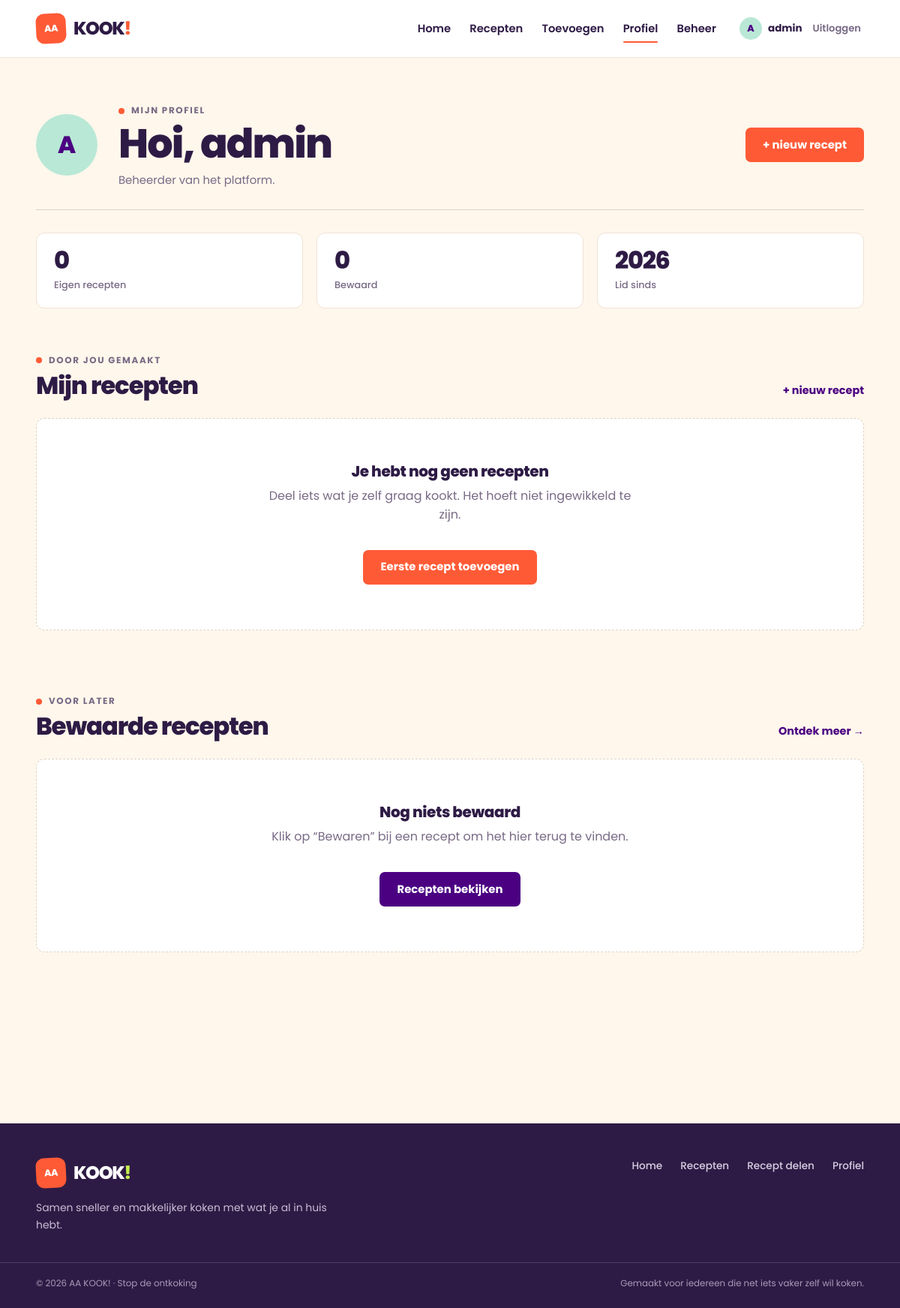
/profiel.php (signed in), run on the app's committed database.
### tables this page shows
CREATE TABLE users (
    id              INT UNSIGNED NOT NULL AUTO_INCREMENT,
    username        VARCHAR(50)  NOT NULL,
    email           VARCHAR(255) NOT NULL,
    password_hash   VARCHAR(255) NOT NULL,
    profile_picture VARCHAR(255) NULL,
    bio             TEXT         NULL,
    role            ENUM('user','admin')      NOT NULL DEFAULT 'user',
    status          ENUM('active','blocked')  NOT NULL DEFAULT 'active',
    created_at      DATETIME NOT NULL DEFAULT CURRENT_TIMESTAMP,
    updated_at      DATETIME NOT NULL DEFAULT CURRENT_TIMESTAMP ON UPDATE CURRENT_TIMESTAMP,
    PRIMARY KEY (id),
    UNIQUE KEY uq_users_username (username),
    UNIQUE KEY uq_users_email (email)
);

### includes/functions.php (called while the page is built, shortened)
<?php
function e($tekst): string
{
    return htmlspecialchars((string) ($tekst ?? ''), ENT_QUOTES, 'UTF-8');
}
function url(string $pad = ''): string
{
    return BASE_URL . ltrim($pad, '/');
}

### includes/auth.php (called while the page is built, shortened)
<?php
require_once __DIR__ . '/functions.php';
function isLoggedIn(): bool
{
    return isset($_SESSION['user_id']);
}
function currentUsername(): string
{
    return $_SESSION['username'] ?? '';
}
function isAdmin(): bool
{
    return ($_SESSION['role'] ?? '') === 'admin';
}

### profiel.php (the view, shortened to what this page needs)
<?php
require __DIR__ . '/includes/auth.php';
$userId = currentUserId();
$gebruikerStatement = $pdo->prepare(
    'SELECT u.username,
            u.email,
            u.bio,
            u.created_at,
            (SELECT COUNT(*) FROM recipes WHERE user_id = u.id) AS aantal_recepten,
            (SELECT COUNT(*) FROM favorites WHERE user_id = u.id) AS aantal_bewaard
       FROM users u
      WHERE u.id = :id'
);
$gebruikerStatement->execute(['id' => $userId]);
$gebruiker = $gebruikerStatement->fetch();
$eigenStatement = $pdo->prepare(
    "SELECT r.id,
            r.user_id,
            r.title,
            r.description,
            r.prep_time,
            r.servings,
            u.username AS auteur,
            (SELECT rp.file_path
               FROM recipe_photos rp
              WHERE rp.recipe_id = r.id
              ORDER BY rp.sort_order, rp.id
              LIMIT 1) AS omslagfoto,
            (SELECT GROUP_CONCAT(c.name ORDER BY c.id SEPARATOR ', ')
               FROM recipe_categories rc
               JOIN categories c ON c.id = rc.category_id
              WHERE rc.recipe_id = r.id) AS categorieen
       FROM recipes r
       JOIN users u ON u.id = r.user_id
      WHERE r.user_id = :user_id
      ORDER BY r.created_at DESC, r.id DESC"
);
$eigenStatement->execute(['user_id' => $userId]);
$eigenRecepten = $eigenStatement->fetchAll();
$bewaardStatement = $pdo->prepare(
    "SELECT r.id,
            r.user_id,
            r.title,
            r.description,
            r.prep_time,
            r.servings,
            u.username AS auteur,
            (SELECT rp.file_path
               FROM recipe_photos rp
              WHERE rp.recipe_id = r.id
              ORDER BY rp.sort_order, rp.id
              LIMIT 1) AS omslagfoto,
            (SELECT GROUP_CONCAT(c.name ORDER BY c.id SEPARATOR ', ')
               FROM recipe_categories rc
               JOIN categories c ON c.id = rc.category_id
              WHERE rc.recipe_id = r.id) AS categorieen
       FROM favorites f
       JOIN recipes r ON r.id = f.recipe_id
       JOIN users u ON u.id = r.user_id
      WHERE f.user_id = :user_id
      ORDER BY f.created_at DESC, r.id DESC"
);
$bewaardStatement->execute(['user_id' => $userId]);
$bewaardeRecepten = $bewaardStatement->fetchAll();
$navActive = 'profiel';
require __DIR__ . '/templates/header.php';
?>
<div class="container page">
    <section class="profile-hero">
        <div class="profile-avatar" aria-hidden="true"><?= e($letter) ?></div>
        <div class="profile-copy">
            <p class="eyebrow">Mijn profiel</p>
            <h1>Hoi, <?= e($gebruiker['username']) ?></h1>
            <p>
                <?= e($gebruiker['bio'] ?: 'Deel je favoriete recepten en bewaar inspiratie voor later.') ?>
            </p>
        </div>
        <a class="btn btn-coral" href="<?= e(url('toevoegen.php')) ?>">+ nieuw recept</a>
    </section>
    <div class="profile-stats">
        <div class="stat-card">
            <strong><?= (int) $gebruiker['aantal_recepten'] ?></strong>
            <span>Eigen recepten</span>
        </div>
        <div class="stat-card">
            <strong><?= (int) $gebruiker['aantal_bewaard'] ?></strong>
            <span>Bewaard</span>
        </div>
        <div class="stat-card">
            <strong><?= date('Y', strtotime($gebruiker['created_at'])) ?></strong>
            <span>Lid sinds</span>
        </div>
    </div>
    <section class="section">
        <div class="section-head">
            <div>
                <p class="eyebrow">Door jou gemaakt</p>
                <h2>Mijn recepten</h2>
            </div>
            <a class="text-link" href="<?= e(url('toevoegen.php')) ?>">+ nieuw recept</a>
        </div>
        <?php if ($eigenRecepten === []): ?>
            <div class="empty-state">
                <h3>Je hebt nog geen recepten</h3>
                <p>Deel iets wat je zelf graag kookt. Het hoeft niet ingewikkeld te zijn.</p>
                <a class="btn btn-coral" href="<?= e(url('toevoegen.php')) ?>">Eerste recept toevoegen</a>
            </div>
        <?php endif; ?>
    </section>
    <section class="section">
        <div class="section-head">
            <div>
                <p class="eyebrow">Voor later</p>
                <h2>Bewaarde recepten</h2>
            </div>
            <a class="text-link" href="<?= e(url('recepten.php')) ?>">Ontdek meer &rarr;</a>
        </div>
        <?php if ($bewaardeRecepten === []): ?>
            <div class="empty-state">
                <h3>Nog niets bewaard</h3>
                <p>Klik op &ldquo;Bewaren&rdquo; bij een recept om het hier terug te vinden.</p>
                <a class="btn btn-indigo" href="<?= e(url('recepten.php')) ?>">Recepten bekijken</a>
            </div>
        <?php endif; ?>
    </section>
</div>
<?php require __DIR__ . '/templates/footer.php'; ?>

### templates/header.php (shortened to what this page needs)
<?php
$letter = mb_strtoupper(mb_substr(currentUsername(), 0, 1));
?>
<!DOCTYPE html>
<html lang="nl">
<head>
    <link rel="stylesheet" href="<?= e(url('style.css')) ?>">
</head>
<body>
<header class="site-header">
    <div class="nav-shell">
        <a class="brand" href="<?= e(url('index.php')) ?>" aria-label="AA KOOK! home">
            <span class="brand-mark">AA</span>
            <span class="brand-text">KOOK<span>!</span></span>
        </a>
        <nav id="site-nav" class="site-nav" aria-label="Hoofdmenu">
            <a class="nav-link <?= $navActive === 'home' ? 'is-active' : '' ?>"
               href="<?= e(url('index.php')) ?>">Home</a>
            <a class="nav-link <?= $navActive === 'recepten' ? 'is-active' : '' ?>"
               href="<?= e(url('recepten.php')) ?>">Recepten</a>
            <a class="nav-link <?= $navActive === 'toevoegen' ? 'is-active' : '' ?>"
               href="<?= e(url('toevoegen.php')) ?>">Toevoegen</a>
            <a class="nav-link <?= $navActive === 'profiel' ? 'is-active' : '' ?>"
               href="<?= e(url('profiel.php')) ?>">Profiel</a>
            <?php if (isAdmin()): ?>
                <a class="nav-link <?= $navActive === 'beheer' ? 'is-active' : '' ?>"
                   href="<?= e(url('admin/index.php')) ?>">Beheer</a>
            <?php endif; ?>
            <div class="nav-actions">
                <?php if (isLoggedIn()): ?>
                    <a class="nav-user" href="<?= e(url('profiel.php')) ?>">
                        <span class="avatar avatar-sm" aria-hidden="true"><?= e($letter) ?></span>
                        <span><?= e(currentUsername()) ?></span>
                    </a>
                    <form class="logout-form" method="post" action="<?= e(url('logout.php')) ?>">
                        <button class="nav-logout" type="submit">Uitloggen</button>
                    </form>
                <?php else: ?>
                    <a class="btn btn-indigo btn-sm" href="<?= e(url('login.php')) ?>">Inloggen</a>
                <?php endif; ?>
            </div>
        </nav>
    </div>
</header>
<main>

### data on the page
users: username "admin", bio "Beheerder van het platform.", created_at "2026"

### other printed values
$letter "A"
$gebruiker['aantal_recepten'] "0"
$gebruiker['aantal_bewaard'] "0"
